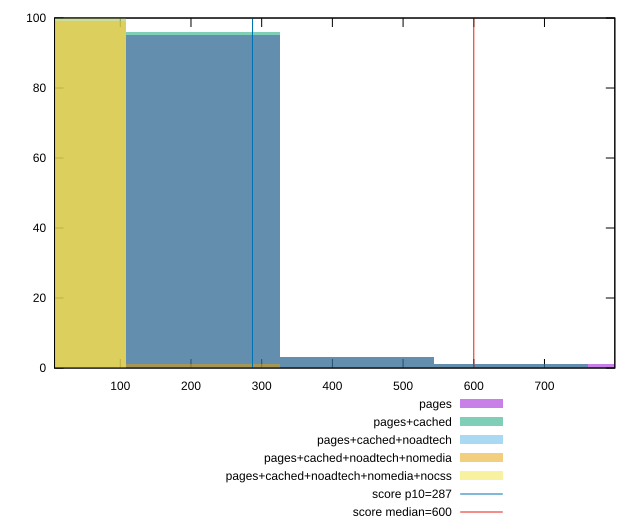

Here is the gnuplot script that generated this plot:
reset

$pages <<EOF
652.3959153535436 1
869.8612204713914 1
217.46530511784786 95
434.9306102356957 3
EOF

$pagesCached <<EOF
652.3959153535436 1
217.46530511784786 96
434.9306102356957 3
EOF

$pagesCachedNoadtech <<EOF
0 100
EOF

$pagesCachedNoadtechNomedia <<EOF
0 99
217.46530511784786 1
EOF

$pagesCachedNoadtechNomediaNocss <<EOF
0 100
EOF

set key outside below
set boxwidth 217.46530511784786
set xrange [7:799.4999999999991]
set yrange [0:100]
set trange [0:100]
set style fill transparent solid 0.5 noborder

set parametric
set terminal svg size 640, 530 enhanced background rgb 'white'
set output "report_00023_2021-02-20T12:14:57.249Z/total-blocking-time/comparison/histogram/all_raw.svg"

plot $pages title "pages" with boxes, \
     $pagesCached title "pages+cached" with boxes, \
     $pagesCachedNoadtech title "pages+cached+noadtech" with boxes, \
     $pagesCachedNoadtechNomedia title "pages+cached+noadtech+nomedia" with boxes, \
     $pagesCachedNoadtechNomediaNocss title "pages+cached+noadtech+nomedia+nocss" with boxes, \
     287,t title "score p10=287", \
     600,t title "score median=600"

reset
